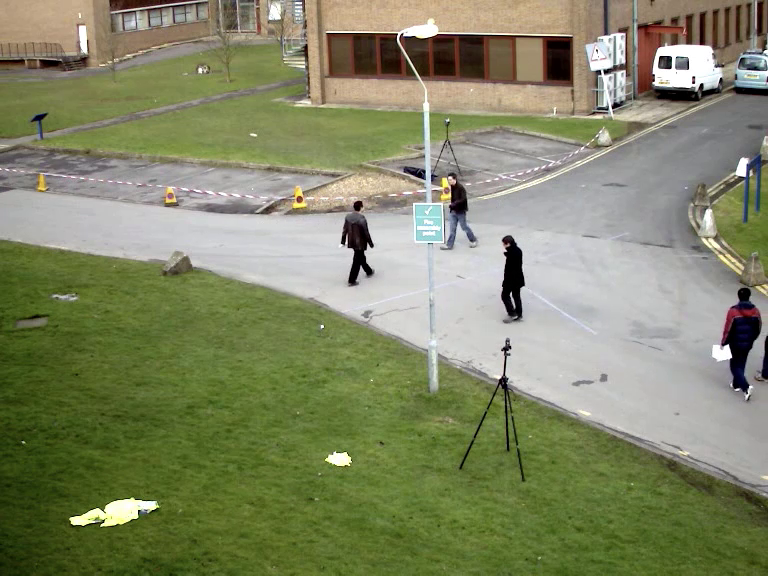
#> input picture frame 46 of SRC/videos/walking.mp4, 768 x 576 px
$ python 6_background_foreground_substraction.py
#> lines starting #> are read from the running program, lines starting #| are printed output that depends on the picture; after the words box and inside, x2 and y2 are one past the last pixel; in counts of white or black regions, pixels touching at a corner belong together
import cv2
from matplotlib import pyplot as plt
import os
import pathlib
import numpy as np

"""
In this lesson we'll learn to:

    1: Background Subtraction with Gaussian Mixture-based Background/Foreground Segmentation Algorithm
    2: Improved adaptive Gaussian mixture model for background subtraction
    3: Foreground Subtraction

"""


# Define our imshow function
def imshow(title="Image", img=None, size=10, save=True):
    # we have added the size parameter to control de fig-size of the image while plotting with matplotlib, for that
    # we obtain the aspect ratio of the image dividing the width by the height.
    h, w = img.shape[0], img.shape[1]
    aspect_ratio = w / h
    plt.figure(figsize=(size * aspect_ratio, size))
    plt.imshow(cv2.cvtColor(img, cv2.COLOR_BGR2RGB))
    plt.axis('off')
    plt.title(title)
    if save:
        folder = str(pathlib.Path().resolve()).split("/")[-1]
        f_name = os.path.basename(__file__).split(".")[0]
        if not os.path.exists(f"../outputs/{folder}"):
            os.makedirs(f"../outputs/{folder}")
        if not os.path.exists(f"../outputs/{folder}/{f_name}"):
            os.makedirs(f"../outputs/{folder}/{f_name}")
        plt.savefig(f"../outputs/{folder}/{f_name}/{title}.png")
    plt.show()


# ----------------------------------------
#       1: Background Subtraction with Gaussian Mixture-based Background/Foreground Segmentation Algorithm
# ----------------------------------------

"""
Background subtraction (BS) is a common and widely used technique for generating a foreground mask (namely, a binary
image containing the pixels belonging to moving objects in the scene) by using static cameras.

As the name suggests, BS calculates the foreground mask performing a subtraction between the current frame and a
background model, containing the static part of the scene or, more in general, everything that can be considered as
background given the characteristics of the observed scene.

Background modeling consists of two main steps:

    1: Background Initialization;
    2: Background Update.

In the first step, an initial model of the background is computed, while in the second step that model is updated in
order to adapt to possible changes in the scene.

"""

cap = cv2.VideoCapture('../../SRC/videos/walking.mp4')

w = int(cap.get(3))
h = int(cap.get(4))
# out = cv2.VideoWriter('walking_output_GM.avi', cv2.VideoWriter_fourcc('M', 'J', 'P', 'G'), 30, (w, h))
foreground_background = cv2.createBackgroundSubtractorMOG2()
while cap.isOpened():
    ret, frame = cap.read()
#> frame is the input picture: shape (576, 768, 3); mean B, G, R 102.1, 134.9, 130.2
    if not ret:
        break
    foreground_mask = foreground_background.apply(frame)
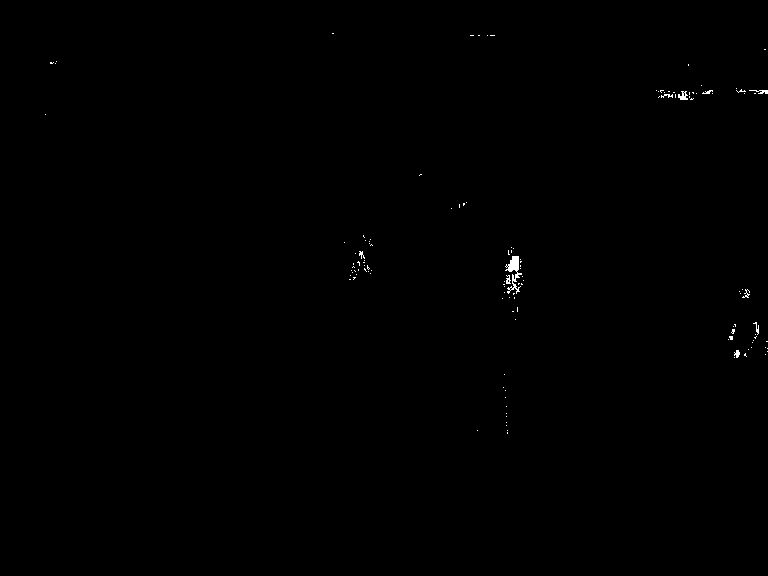
#> foreground_mask: shape (576, 768); values 127 (black) and 255 (white), 0.18% white in thin lines or dots, all inside (x1, y1, x2, y2) = (45, 33, 768, 434)
    # [5 lines of commented-out code are left out]
    cv2.imshow('foreground frame', foreground_mask)
    if cv2.waitKey(1) & 0xFF == ord('q'):
#> (key q is pressed here)
        break

cap.release()

# ----------------------------------------
#       2: Improved adaptive Gaussian mixture model for background subtraction
# ----------------------------------------
cap = cv2.VideoCapture('../../SRC/videos/walking.mp4')

w = int(cap.get(3))
h = int(cap.get(4))
kernel = cv2.getStructuringElement(cv2.MORPH_ELLIPSE, (3, 3))
foreground_background = cv2.createBackgroundSubtractorKNN()
while cap.isOpened():
    ret, frame = cap.read()
    if not ret:
        break
    foreground_mask = foreground_background.apply(frame)
#> foreground_mask: shape (576, 768); every value is 255
    foreground_mask = cv2.morphologyEx(foreground_mask, cv2.MORPH_OPEN, kernel)
    cv2.imshow('foreground frame', foreground_mask)
    if cv2.waitKey(1) & 0xFF == ord('q'):
#> (key q is pressed here)
        break

cap.release()

# ----------------------------------------
#       3: Foreground Subtraction
# ----------------------------------------
cap = cv2.VideoCapture('../../SRC/videos/walking.mp4')

w = int(cap.get(3))
h = int(cap.get(4))
ret, frame = cap.read()
average = np.float32(frame)
while cap.isOpened():
    ret, frame = cap.read()
    if not ret:
        break

    # 0.01 is the weight of image, play around to see how it changes
    cv2.accumulateWeighted(frame, average, 0.01)

    # Scales, calculates absolute values, and converts the result to 8-bit
    background = cv2.convertScaleAbs(average)
#> average: shape (576, 768, 3) float32; mean B, G, R 102.1, 134.9, 130.2
    cv2.imshow("Frame", frame)
    cv2.imshow('background frame', background)
    if cv2.waitKey(1) & 0xFF == ord('q'):
#> (key q is pressed here)
        break

cap.release()

$ run again, starting later in the video
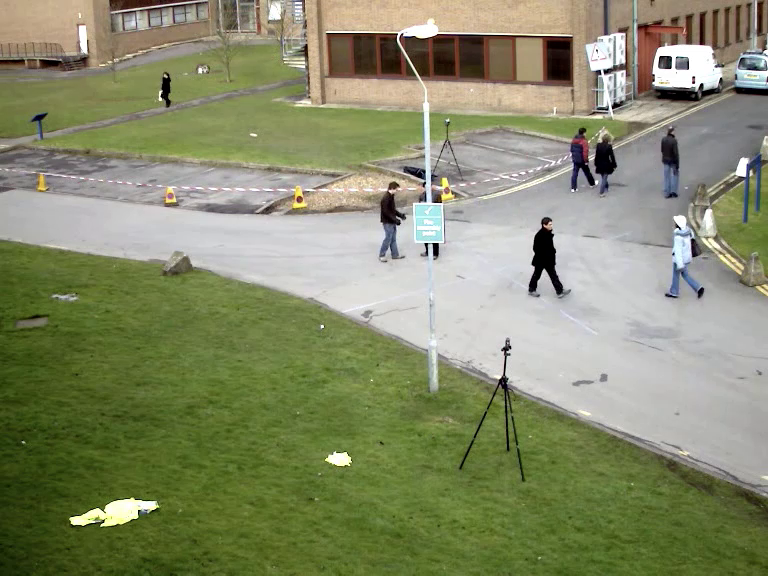
#> input picture frame 368 of SRC/videos/walking.mp4, 768 x 576 px
#> frame is the input picture: shape (576, 768, 3); mean B, G, R 106.5, 139.2, 134.3
#> `foreground_mask = foreground_background.apply(frame)`:
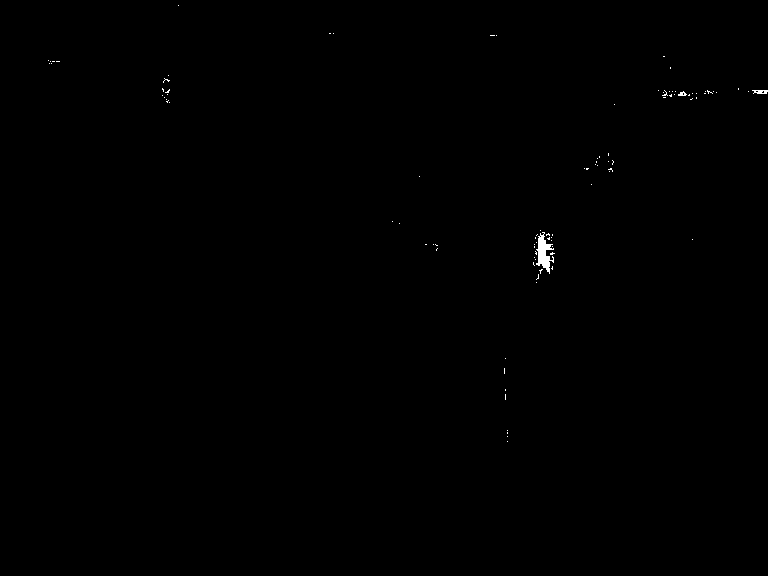
#> foreground_mask: shape (576, 768); values 127 (black) and 255 (white), 0.15% white; 98 white regions (95 under 20 px), largest, box (x1, y1, x2, y2) and area: (536, 232, 554, 274) 361, (752, 90, 768, 94) 49, (678, 91, 687, 96) 27
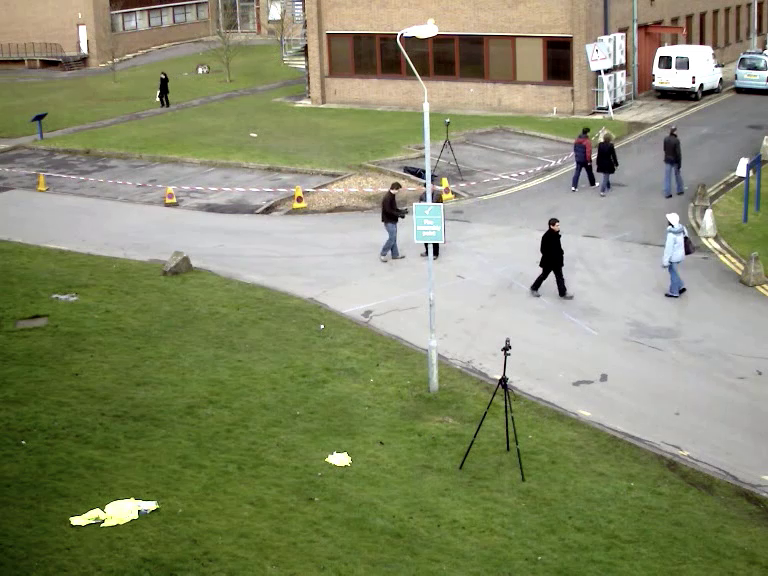
#> input picture frame 369 of SRC/videos/walking.mp4, 768 x 576 px
#> frame is the input picture: shape (576, 768, 3); mean B, G, R 106.5, 139.3, 134.4
